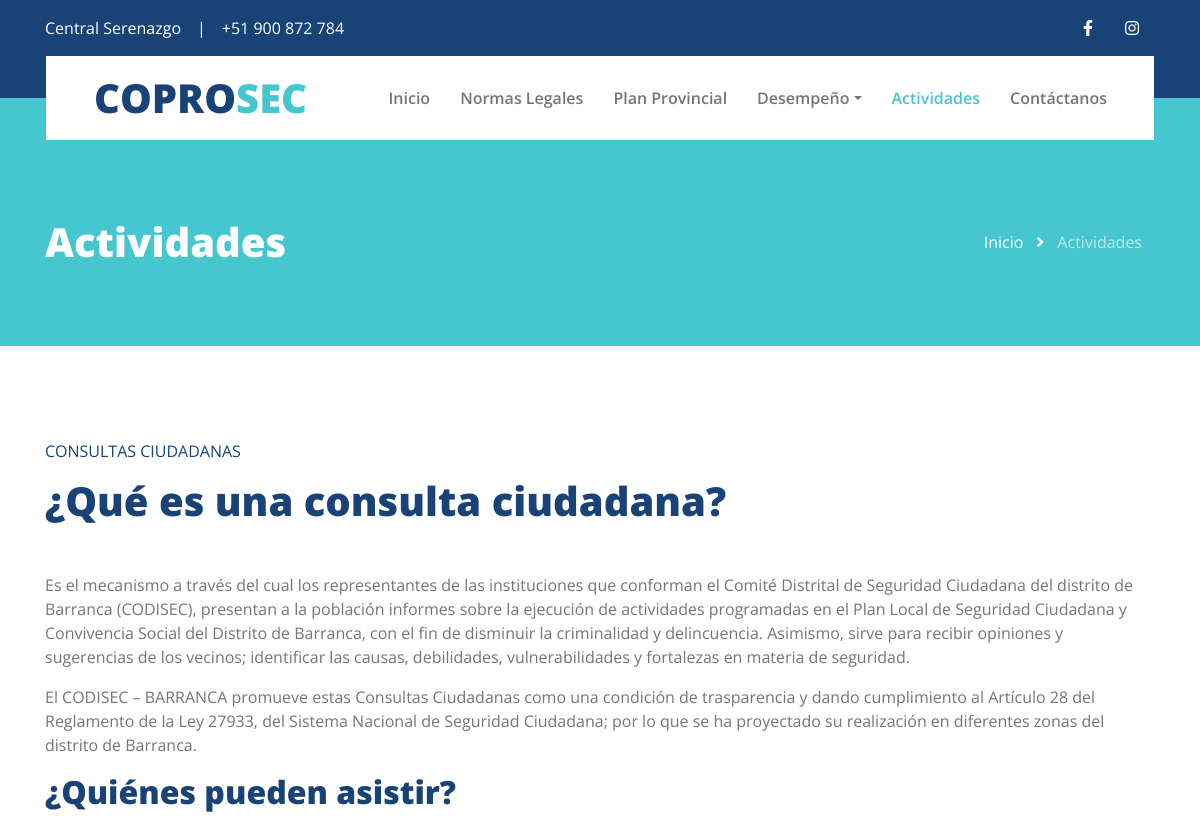
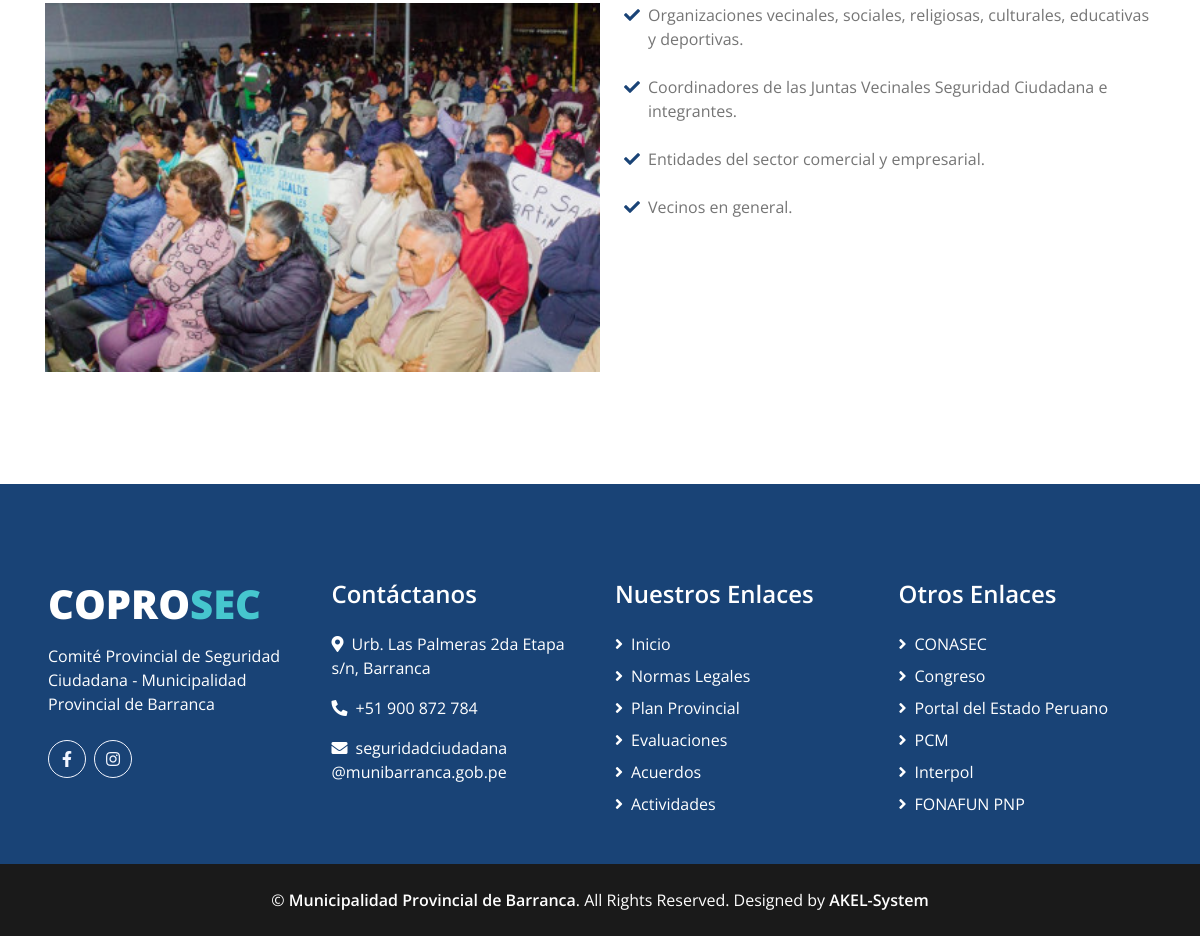
The app's page /codisec/activities/ with its own data (2 pictures, top to bottom).
### applications/general/models.py (models this page shows, shortened)
class General(models.Model):
    mobile = models.CharField('Movil',max_length=15)
    email = models.EmailField('Email',max_length=150)
    address = models.CharField('Direccion',max_length=255)
    created_at = models.DateTimeField('Creado el',auto_now_add=True)
    updated_at = models.DateTimeField('Actualizado el',auto_now=True)
    class Meta:
        verbose_name = 'Dato General'
        verbose_name_plural = 'Generales'
        ordering = ['-created_at']

### applications/core/views.py (the view)
# urls.py: path('activities/', ActivitiesView.as_view(), name='activities'),
class ActivitiesView(TemplateView):
    template_name = "core/activities.html"

### applications/general/processors.py (called while the page is built)
def ctx_general(request):
    from applications.general.models import General
    general = General.objects.first()
    return {
        'general': general
    }

### applications/social/processors.py (called while the page is built)
def ctx_dict_social_links(request):
    ctx = {}
    social_links = Link.objects.all()
    for link in social_links:
        ctx[link.key] = link.url
    return ctx

### templates/core/activities.html (shortened to what this page needs)
{% extends "core/base.html" %}
{% load static %}
{% block content %}
    <div class="page-header container-fluid bg-secondary pt-2 pt-lg-5 pb-2 mb-5">
        <div class="container py-5">
            <div class="row align-items-center py-4">
                <div class="col-md-6 text-center text-md-left">
                    <h1 class="mb-4 mb-md-0 text-white">Actividades</h1>
                </div>
                <div class="col-md-6 text-center text-md-right">
                    <div class="d-inline-flex align-items-center">
                        <a class="btn text-white" href="{% url "home" %}">Inicio</a>
                        <i class="fas fa-angle-right text-white"></i>
                        <a class="btn text-white disabled" href="">Actividades</a>
                    </div>
                </div>
            </div>
        </div>
    </div>
    <div class="container py-5">
        <div class="row">
            <div class="col-lg-12">
                <div class="d-flex flex-column text-left mb-4">
                    <h6 class="text-primary font-weight-normal text-uppercase mb-3">Consultas Ciudadanas</h6>
                    <h1 class="mb-4 section-title">¿Qué es una consulta ciudadana?</h1>
                </div>
                <div class="mb-5">
                    <p>Es el mecanismo a través del cual los representantes de las instituciones que conforman el Comité Distrital de Seguridad Ciudadana del distrito de Barranca (CODISEC), presentan a la población informes sobre la ejecución de actividades programadas en el Plan Local de Seguridad Ciudadana y Convivencia Social del Distrito de Barranca, con el fin de disminuir la criminalidad y delincuencia. Asimismo, sirve para recibir opiniones y sugerencias de los vecinos; identificar las causas, debilidades, vulnerabilidades y fortalezas en materia de seguridad.</p>
                    <p>El CODISEC – BARRANCA promueve estas Consultas Ciudadanas como una condición de trasparencia y dando cumplimiento al Artículo 28 del Reglamento de la Ley 27933, del Sistema Nacional de Seguridad Ciudadana; por lo que se ha proyectado su realización en diferentes zonas del distrito de Barranca.</p>
                    <h2 class="mb-4">¿Quiénes pueden asistir?</h2>
                    <img class="img-fluid w-50 float-left mr-4 mb-3" src="{% static "img/audiencia2.jpg" %}" alt="Image">
                    <div class="d-flex mb-2">
                        <i class="fa fa-check text-primary mt-1 mr-2"></i>
                        <p>Organizaciones vecinales, sociales, religiosas, culturales, educativas y deportivas.</p>
                    </div>
                    <div class="d-flex mb-2">
                        <i class="fa fa-check text-primary mt-1 mr-2"></i>
                    <p>Coordinadores de las Juntas Vecinales Seguridad Ciudadana e integrantes.</p>
                    </div>
                    <div class="d-flex mb-2">
                        <i class="fa fa-check text-primary mt-1 mr-2"></i>
                        <p>Entidades del sector comercial y empresarial.</p>
                    </div>
                    <div class="d-flex mb-2">
                        <i class="fa fa-check text-primary mt-1 mr-2"></i>
                        <p>Vecinos en general.</p>
                    </div>
                </div>
            </div>
        </div>
    </div>
{% endblock content %}

### templates/core/base.html (shortened to what this page needs)
<!DOCTYPE html>
<html lang="en">
<head>
    {% load static %}
    <link href="https://cdnjs.cloudflare.com/ajax/libs/font-awesome/5.15.0/css/all.min.css" rel="stylesheet">
    <link href="{% static 'lib/owlcarousel/assets/owl.carousel.min.css' %}" rel="stylesheet">
    <link href="{% static 'css/style.css' %}" rel="stylesheet">
</head>
<body>
    <div class="container-fluid bg-primary py-3">
        <div class="container">
            <div class="row">
                <div class="col-md-6 text-center text-lg-left mb-2 mb-lg-0">
                    <div class="d-inline-flex align-items-center">
                        <a class="text-white pr-3" href="">Central Serenazgo</a>
                        <span class="text-white">|</span>
                        <a class="text-white px-3" href="">{{ general.mobile }}</a>
                    </div>
                </div>
                <div class="col-md-6 text-center text-lg-right">
                    <div class="d-inline-flex align-items-center">
                        {% if LINK_FACEBOOK %}
                        <a class="text-white px-3" href="{{LINK_FACEBOOK}}">
                            <i class="fab fa-facebook-f"></i>
                        </a>
                        {% endif %}
                        {% if LINK_INSTAGRAM %}
                        <a class="text-white px-3" href="{{LINK_INSTAGRAM}}">
                            <i class="fab fa-instagram"></i>
                        </a>
                        {% endif %}
                    </div>
                </div>
            </div>
        </div>
    </div>
    <div class="container-fluid position-relative nav-bar p-0">
        <div class="container-lg position-relative p-0 px-lg-3" style="z-index: 9;">
            <nav class="navbar navbar-expand-lg bg-white navbar-light py-3 py-lg-0 pl-3 pl-lg-5">
                <a href="{% url "home" %}" class="navbar-brand">
                    <h1 class="m-0 text-secondary"><span class="text-primary">COPRO</span>SEC</h1>
                </a>
                <div class="collapse navbar-collapse justify-content-between px-3" id="navbarCollapse">
                    <div class="navbar-nav ml-auto py-0">
                        <a href="{% url "home" %}" class="nav-item nav-link {% if request.resolver_match.url_name == 'home' %}active{% endif %} ">Inicio</a>
                        <a href="{% url "norms_list" %}" class="nav-item nav-link {% if request.resolver_match.url_name == 'norms_list' %}active{% endif %}">Normas Legales</a>
                        <a href="{% url "plan_list" %}" class="nav-item nav-link {% if request.resolver_match.url_name == 'plan_list' %}active{% endif %}">Plan Provincial</a>
                        <div class="nav-item dropdown">
                            <a href="#" class="nav-link dropdown-toggle  " data-toggle="dropdown">Desempeño</a>
                        </div>
                        <a href="{% url "activities" %}" class="nav-item nav-link {% if request.resolver_match.url_name == 'activities' %}active{% endif %}">Actividades</a>
                        <a href="{% url "contact" %}" class="nav-item nav-link {% if request.resolver_match.url_name == 'contact' %}active{% endif %}">Contáctanos</a>
                    </div>
                </div>
            </nav>
        </div>
    </div>
    {% block content %}
    {% endblock %}
    <div class="container-fluid bg-primary text-white mt-5 pt-5 px-sm-3 px-md-5">
        <div class="row pt-5">
            <div class="col-lg-3 col-md-6 mb-5">
                <a href=""><h1 class="text-secondary mb-3"><span class="text-white">COPRO</span>SEC</h1></a>
                <p>Comité Provincial de Seguridad Ciudadana - Municipalidad Provincial de Barranca</p>
                <div class="d-flex justify-content-start mt-4">
                    {% if LINK_FACEBOOK %}
                    <a class="btn btn-outline-light rounded-circle text-center mr-2 px-0" style="width: 38px; height: 38px;" href="{{LINK_FACEBOOK}}"><i class="fab fa-facebook-f"></i></a>
                    {% endif %}
                    {% if LINK_INSTAGRAM %}
                    <a class="btn btn-outline-light rounded-circle text-center mr-2 px-0" style="width: 38px; height: 38px;" href="{{LINK_INSTAGRAM}}"><i class="fab fa-instagram"></i></a>
                    {% endif %}
                </div>
            </div>
            <div class="col-lg-3 col-md-6 mb-5">
                <h4 class="text-white mb-4">Contáctanos</h4>
                <p><i class="fa fa-map-marker-alt mr-2"></i>{{ general.address }}</p>
                <p><i class="fa fa-phone-alt mr-2"></i>{{ general.mobile }}</p>
                <p><i class="fa fa-envelope mr-2"></i>seguridadciudadana @munibarranca.gob.pe</p>
            </div>
            <div class="col-lg-3 col-md-6 mb-5">
                <h4 class="text-white mb-4">Nuestros Enlaces</h4>
                <div class="d-flex flex-column justify-content-start">
                    <a class="text-white mb-2" href="{% url "home" %}"><i class="fa fa-angle-right mr-2"></i>Inicio</a>
                    <a class="text-white mb-2" href="{% url "norms_list" %}"><i class="fa fa-angle-right mr-2"></i>Normas Legales</a>
                    <a class="text-white mb-2" href="{% url "plan_list" %}"><i class="fa fa-angle-right mr-2"></i>Plan Provincial</a>
                    <a class="text-white mb-2" href="{% url "assessment_list" %}"><i class="fa fa-angle-right mr-2"></i>Evaluaciones</a>
                    <a class="text-white mb-2" href="{% url "agreement_list" %}"><i class="fa fa-angle-right mr-2"></i>Acuerdos</a>
                    <a class="text-white" href="{% url "activities" %}"><i class="fa fa-angle-right mr-2"></i>Actividades</a>
                </div>
            </div>
            <div class="col-lg-3 col-md-6 mb-5">
                <h4 class="text-white mb-4">Otros Enlaces</h4>
                <div class="d-flex flex-column justify-content-start">
                    <a class="text-white mb-2" href="https://conasec.mininter.gob.pe/" target="_blank"><i class="fa fa-angle-right mr-2"></i>CONASEC</a>
                    <a class="text-white mb-2" href="https://www.congreso.gob.pe/" target="_blank"><i class="fa fa-angle-right mr-2"></i>Congreso</a>
                    <a class="text-white mb-2" href="https://www.peru.gob.pe/" target="_blank"><i class="fa fa-angle-right mr-2"></i>Portal del Estado Peruano</a>
                    <a class="text-white mb-2" href="https://www.gob.pe/pcm" target="_blank"><i class="fa fa-angle-right mr-2"></i>PCM</a>
                    <a class="text-white mb-2" href="https://www.interpol.int/" target="_blank"><i class="fa fa-angle-right mr-2"></i>Interpol</a>
                    <a class="text-white" href="http://fonafun.pnp.gob.pe/" target="_blank"><i class="fa fa-angle-right mr-2"></i>FONAFUN PNP</a>
                </div>
            </div>
        </div>
    </div>
    <div class="container-fluid bg-dark text-white py-4 px-sm-3 px-md-5">
        <p class="m-0 text-center text-white">
            &copy; <a class="text-white font-weight-medium" href="#">Municipalidad Provincial de Barranca</a>. All Rights Reserved. Designed by
            <a class="text-white font-weight-medium" href="https://htmlcodex.com">AKEL-System</a>
        </p>
    </div>
</body>
</html>

### records on screen
General: mobile "+51 900 872 784", address "Urb. Las Palmeras 2da Etapa s/n, Barranca"
